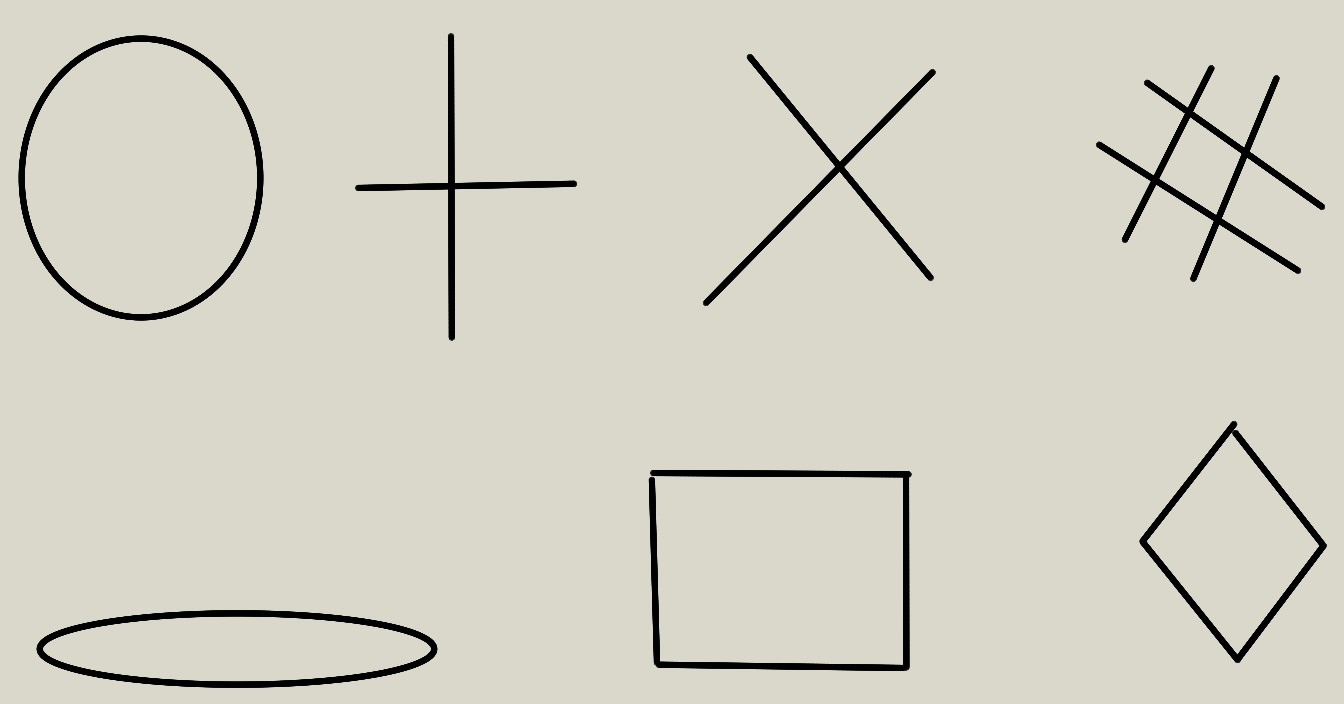
#> input picture symbols/symbols.jpg, 1344 x 704 px
$ python symbolRecognition.py
#> lines starting #> are read from the running program, lines starting #| are printed output that depends on the picture
### shared.py
#This file contains functions and variabels that are used by many files,
#it is used as a header file and it is not run
import cv2
import os

# make a file if it does not exist , or empty it if it does from previous calls
# [5 lines left out: function initializeFile, not called in this run]

#all the methods that are possible for cv2.matchTemplate function
methods = [cv2.TM_CCOEFF, cv2.TM_CCOEFF_NORMED, cv2.TM_CCORR,
         cv2.TM_CCORR_NORMED,cv2.TM_SQDIFF,cv2.TM_SQDIFF_NORMED]

#recognise templte in image. The temp needs to be the same size and orientation that it will eventually be found
# in the image
def RecogniseTemplate(img, template, methods=[cv2.TM_CCOEFF]):
    cv2.imshow('template',template)
    cv2.waitKey(0)
    cv2.destroyAllWindows()
    h, w = template.shape
    for method in methods:
        img2 = img.copy()
        result = cv2.matchTemplate(img2,template, method)
        min_val, max_val, min_loc, max_loc = cv2.minMaxLoc(result)

        if method in [cv2.TM_SQDIFF,cv2.TM_SQDIFF_NORMED]:
            location = min_loc
        else:
            location = max_loc

        cv2.rectangle(img2,location, (location[0]+w, location[1]+h),(255,0,0),10)

        cv2.imshow("method" +str(method),img2)
        cv2.waitKey(0)
        cv2.destroyAllWindows()

### symbols/symbolRecognition.py
import cv2
import os
import sys
sys.path.append("../.")
import shared

original = cv2.imread('symbols.jpg', 0)
#> original: shape (704, 1344); min 0, max 230, mean 207.4

dict = {}
symbolFolder = 'individualSymbols'
if not os.path.isdir(symbolFolder):
    print('File with the symobls does not exist')
#save all the symbols in a dict
dict['hashtag'] = cv2.imread(symbolFolder+'/hashtag.jpg', 0)
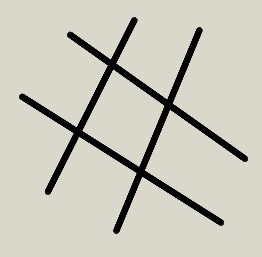
#> input picture symbols/individualSymbols/hashtag.jpg, 262 x 257 px
dict['circle'] = cv2.imread(symbolFolder+'/circle.jpg', 0)
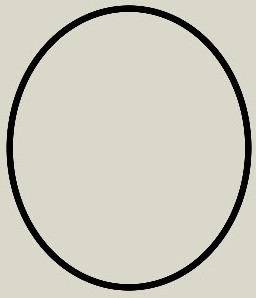
#> input picture symbols/individualSymbols/circle.jpg, 256 x 298 px
dict['flatC'] = cv2.imread(symbolFolder+'/flatC.jpg', 0)
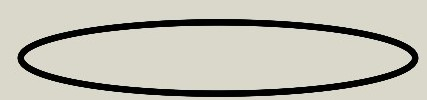
#> input picture symbols/individualSymbols/flatC.jpg, 427 x 100 px
dict['cross'] = cv2.imread(symbolFolder+'/cross.jpg', 0)
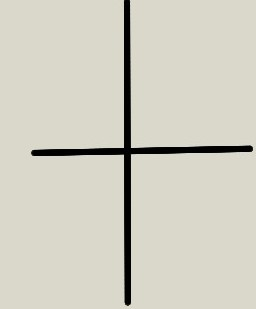
#> input picture symbols/individualSymbols/cross.jpg, 256 x 309 px
dict['rombos'] = cv2.imread(symbolFolder+'/rombos.jpg', 0)
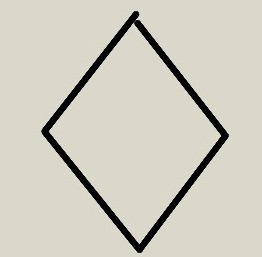
#> input picture symbols/individualSymbols/rombos.jpg, 262 x 257 px
dict['square'] = cv2.imread(symbolFolder+'/square.jpg', 0)
dict['ex'] = cv2.imread(symbolFolder+'/ex.jpg', 0)


distortedFolder = 'distortedImages'
#match all the symbols
for key in dict:
    template = dict[key]
    #to all the distorted images from the folder
    for filename in os.listdir(distortedFolder):
        img = cv2.imread(distortedFolder + '/'+filename, 0)
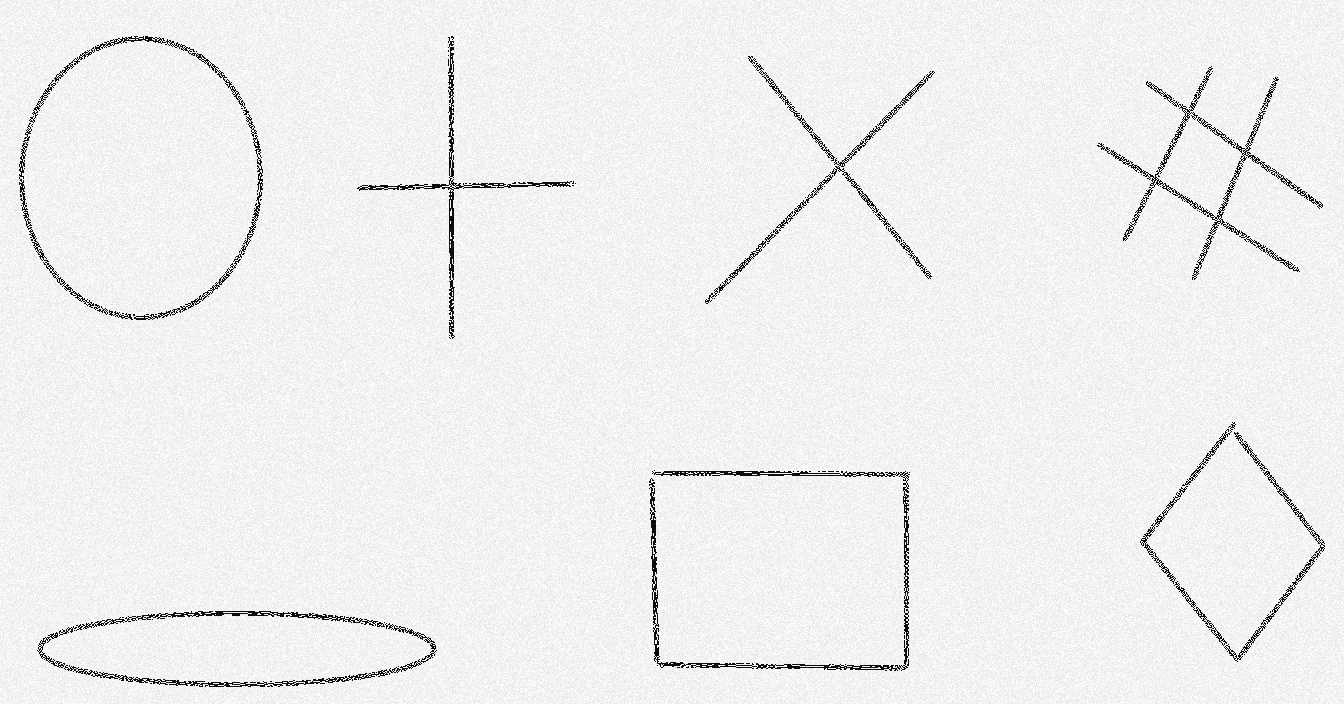
#> input picture symbols/distortedImages/dist10.jpg, 1344 x 704 px
#> img is the input picture: shape (704, 1344); min 0, max 255, mean 238.8
        #show which symbol we are looking for
        cv2.imshow('template',template)
        # find the symbol in the given image
        shared.RecogniseTemplate(img, template)
#> the loop in RecogniseTemplate, `for method in methods:` made 1 pass
#> (min_val, max_val, min_loc, location) on pass 1: (-8039879, 115126544, (650, 412), (1077, 48))
#> pass 1, in RecogniseTemplate, `result = cv2.matchTemplate(img2,template, method)`:
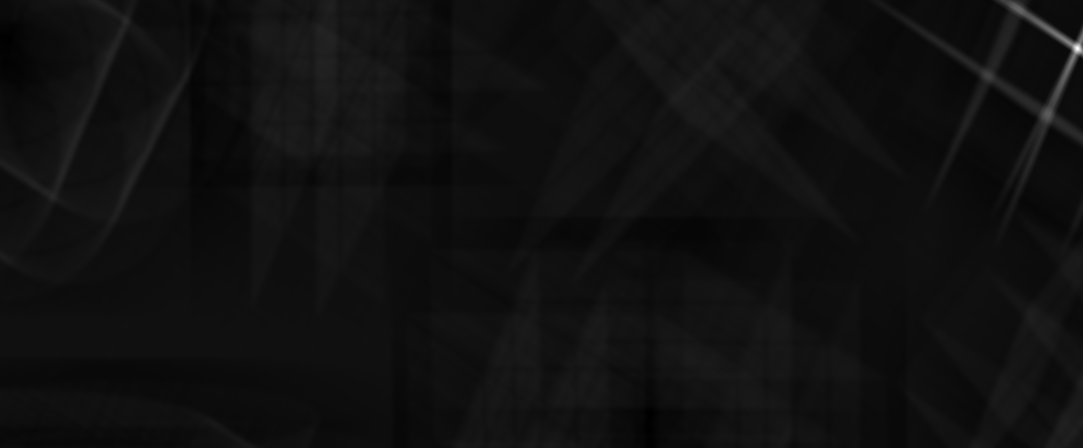
#> result: shape (448, 1083) float32; min -8039879, max 115126544, mean -6141.8; drawn with min black and max white
#> (the run stopped early here; a loop or call above may not have finished)
